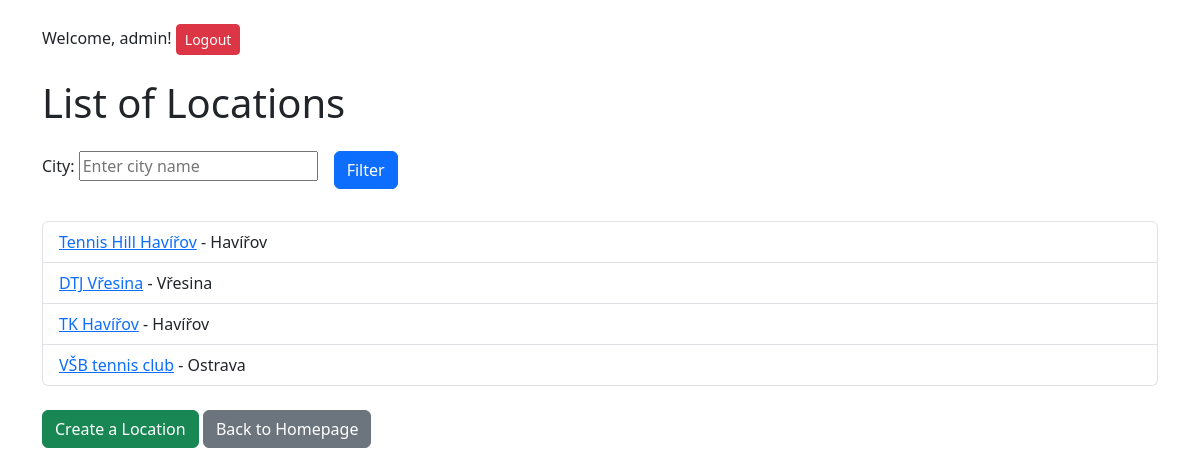
The app's page /locations/locations/ (signed in), older data.
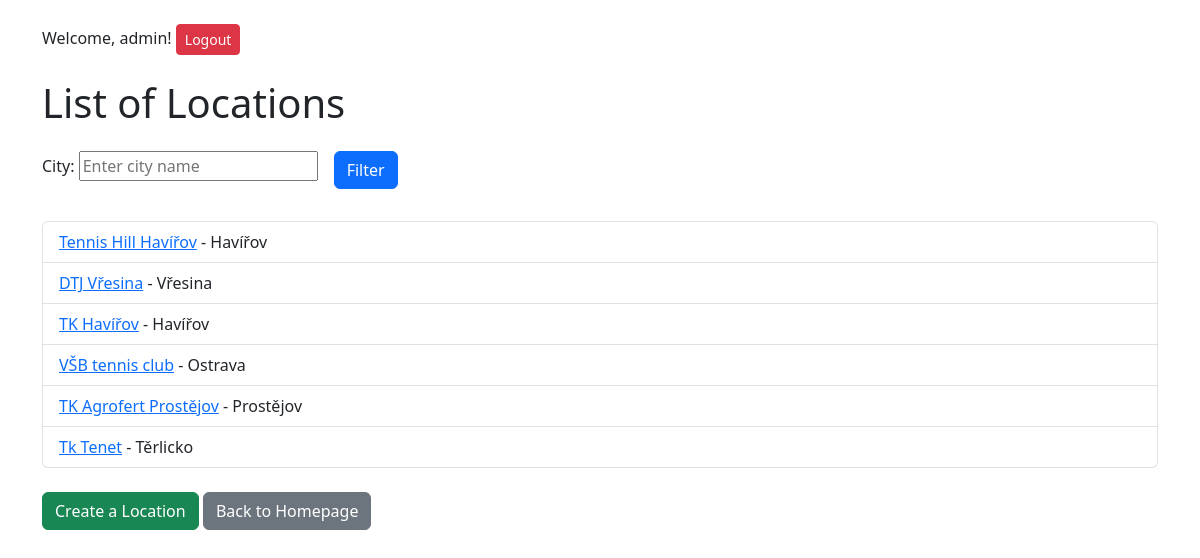
The same page, newer data.
### rezervace/models.py (models this page shows, shortened)
class Location(models.Model):
    name = models.CharField(max_length=100, verbose_name="Name")
    address = models.CharField(max_length=255, verbose_name="Address")
    city = models.CharField(max_length=100, verbose_name="City")
    clay_courts = models.IntegerField(default=0, verbose_name="Clay Courts")
    grass_courts = models.IntegerField(default=0, verbose_name="Grass Courts")
    hard_courts = models.IntegerField(default=0, verbose_name="Hard Courts")

### rezervace/views.py (the view)
# urls.py: path('locations/', views.location_list, name='location_list'),
@login_required
def location_list(request):
    form = LocationFilterForm(request.GET)  # Zpracování GET požadavku
    locations = Location.objects.all()
    if form.is_valid():
        city = form.cleaned_data.get('city')
        if city:
            locations = locations.filter(city__icontains=city)  # Filtrování podle města
    return render(request, 'rezervace/location_list.html', {'locations': locations, 'form': form})

### rezervace/forms.py
class LocationFilterForm(forms.Form):
    city = forms.CharField(
        max_length=100,
        required=False,
        label="City",
        widget=forms.TextInput(attrs={'placeholder': 'Enter city name'})
    )

### rezervace/templates/rezervace/location_list.html (shortened to what this page needs)
{% extends 'rezervace/base.html' %}
{% block content %}
<h1 class="mb-4">List of Locations</h1>
<form method="get" class="mb-4">
    <div class="row g-3">
        <div class="col-auto">
            {{ form.as_p }}
        </div>
        <div class="col-auto">
            <button type="submit" class="btn btn-primary">Filter</button>
        </div>
    </div>
</form>
<ul class="list-group">
    {% for location in locations %}
    <li class="list-group-item">
        <a href="{% url 'location_detail' location.pk %}">{{ location.name }}</a> - {{ location.city }}
    </li>
    {% endfor %}
</ul>
<div class="mt-4">
    <a href="{% url 'create_location' %}" class="btn btn-success">Create a Location</a>
    <a href="{% url 'homepage' %}" class="btn btn-secondary">Back to Homepage</a>
</div>
{% endblock %}

Row changes from the older to the newer data that the page shows:
added Location: name "TK Agrofert Prostějov", city "Prostějov"
added Location: name "Tk Tenet", city "Těrlicko"
